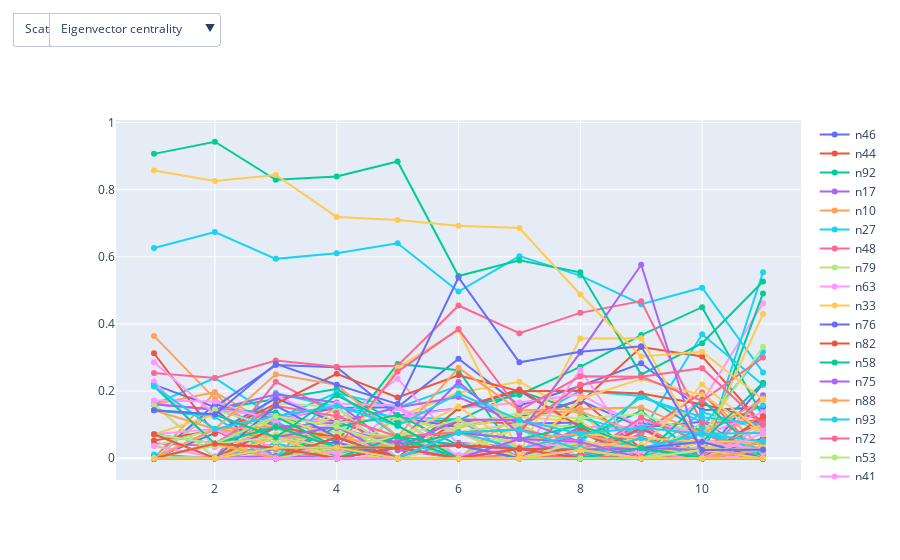

Notebook code for this chart:
### Markdown cell above
Let's try to play with plotly to make this a little more compact

### Code cell
import plotly.io as pio


plot = go.Figure()
for centrality in [eigencentrality_t,between_t,degree_t]:
    for i in centrality.keys():      
        plot.add_trace(
        go.Scatter(x=list(range(1,12)),y=centrality[i][1:],name = i))

# Add dropdown
plot.update_layout(
    updatemenus=[
        dict(
            buttons=list([
                dict(
                    args=["type", "scatter"],
                    label="Scatter Plot",
                    method="restyle"
                ),
                dict(
                    args=["type", "bar"],
                    label="Bar Chart",
                    method="restyle"
                )
            ]),
            direction="down",
            y = 1.3,
            x = 0
        ),
        dict(
            buttons=list([
                
                dict(
                    args=[{"visible":[True,False,False]},{"title": "Yahoo",
                            "annotations": []}],
                    label="Eigenvector centrality"
                    # method="restyle"
                ),
                dict(
                    args=[{"visible":[False,True,False]},{"title": "Yahoo",
                            "annotations": []}],
                    label="Betweenness centrality"
                    # method="restyle"
                ),
                dict(
                    args=[{"visible":[False,False,True]},{"title": "Yahoo",
                            "annotations": []}],
                    label="Degree centrality"
                    # method="restyle"-
                )
            ]),
            direction="down",
            y = 1.3,
            x=0.15
        ),
        
    ]
)





pio.write_html(plot, file='figure.html', auto_open=False)

  
plot.show()
